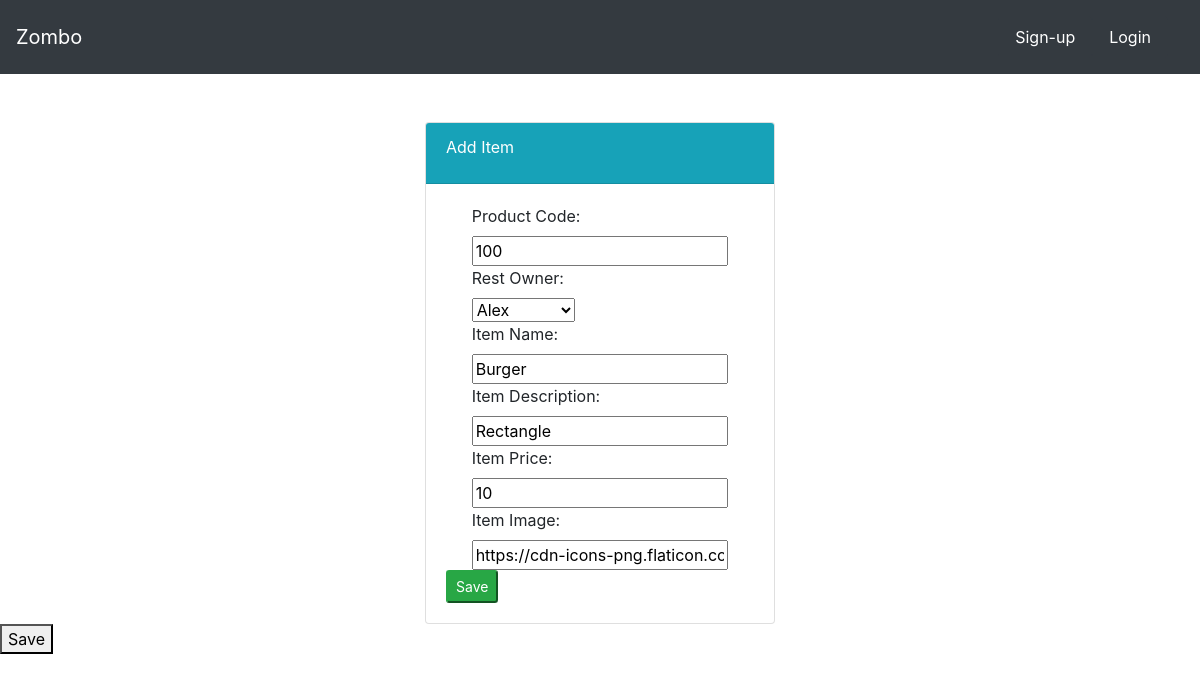
Before: /food/update/4 with the older database file.
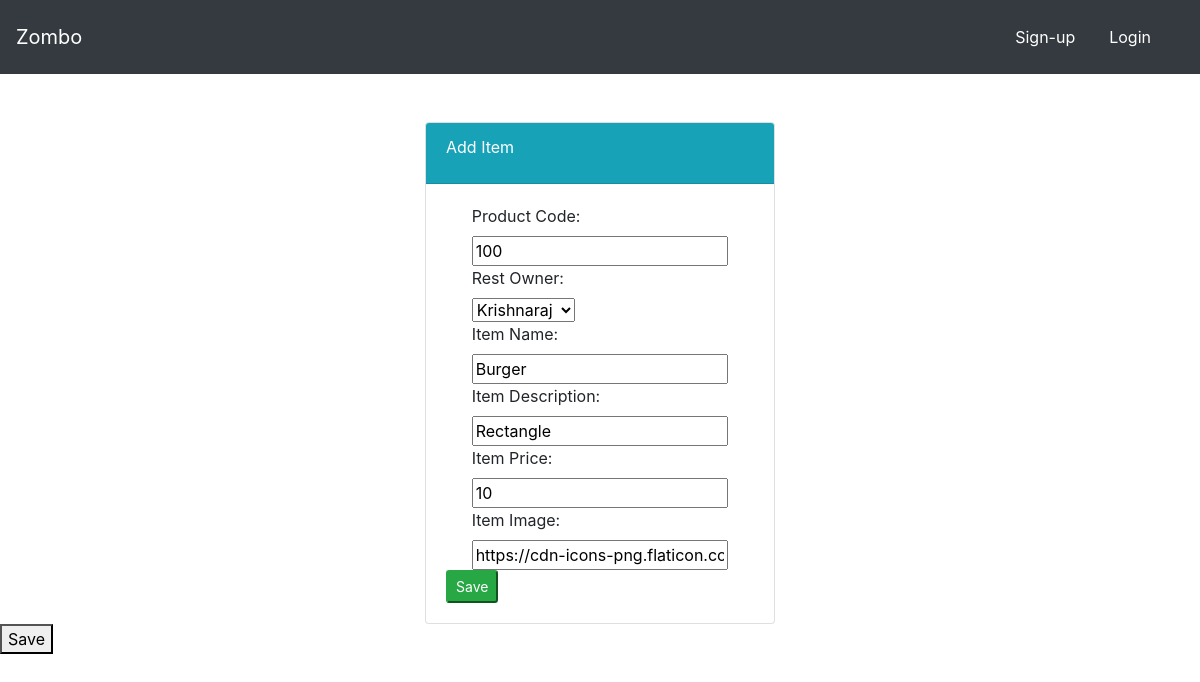
After: the same page with the newer database file.
### food/models.py (models this page shows, shortened)
class Item(models.Model):
    rest_owner = models.ForeignKey(User, on_delete=models.CASCADE, default=1)
    prod_code = models.IntegerField(default=100)
    added_by = models.CharField(max_length=50, default='admin')
    item_name = models.CharField(max_length = 50)
    item_desc = models.CharField(max_length = 500, default='Lorem ipsum dolor sit amet consectetur adipisicing elit. Debitis nostrum ipsam voluptatibus maiores quasi, cum ipsum sit blanditiis expedita recusandae officia quia, alias, magnam facere quidem sint quis pariatur temporibus?r')
    item_price = models.IntegerField(default=0)
    item_image = models.CharField(max_length = 500, default = 'https://cdn-icons-png.flaticon.com/512/1377/1377194.png')

### food/views.py (the view)
# urls.py: path('update/<int:itemid>', views.UpdateItem, name='updateitem'),
def UpdateItem(request, itemid):
    item = Item.objects.get(id=itemid)
    form = ItemForm(request.POST or None, instance=item)
    if request.method == 'POST':
        form.save()
        return redirect('food:detail', itemid=itemid)
    context={
        'form':form
    }
    return render(request, 'food/item-form.html', context)

### food/forms.py
class ItemForm(forms.ModelForm):
    class Meta:
        model = Item
        fields = ['rest_owner', 'prod_code', 'item_name', 'item_desc', 'item_price', 'item_image']

### food/templates/food/item-form.html (shortened to what this page needs)
{% extends "food/base.html" %}
{% block body %}
<form method="POST">
    <div class="container">
        <div class="row">
            <div class="col-md-4 offset-md-4">
                <div class="card">
                    <div class="card-header text-white bg-info">
                        <div class="card-title">
                            Add Item
                        </div>
                    </div>
                    <div class="card-body">
                        <form method="POST">
                            <label class="offset-md-1">Product Code: </label><br>
                            <span class="offset-md-1">{{ form.prod_code }}</span>
                            <br><label class="offset-md-1">Rest Owner: </label><br>
                            <span class="offset-md-1">{{ form.rest_owner }}</span>
                            <br><label class="offset-md-1">Item Name: </label><br>
                            <span class="offset-md-1">{{ form.item_name }}</span>
                            <br><label class="offset-md-1">Item Description: </label><br>
                            <span class="offset-md-1">{{ form.item_desc }}</span>
                            <br><label class="offset-md-1">Item Price: </label><br>
                            <span class="offset-md-1">{{ form.item_price }}</span>
                            <br><label class="offset-md-1">Item Image: </label><br>
                            <span class="offset-md-1">{{ form.item_image }}</span>
                            <button class="bt btn-success btn-sm" type="submit">Save</button>
                        </form>
                    </div>
                </div>
            </div>
        </div>
    </div>
    <button type="submit">
        Save
    </button>
</form>
{% endblock %}

### food/templates/food/base.html (shortened to what this page needs)
{% load static %}
<!DOCTYPE html>
<html lang="en">
<head>
    <link rel="stylesheet" href="https://cdn.jsdelivr.net/npm/bootstrap@4.3.1/dist/css/bootstrap.min.css">
</head>
<body>
    <nav class = "navbar navbar-dark bg-dark">
        <a href="{% url 'food:Index' %}" class = "navbar-brand">
            Zombo
        </a>
        <div class = 'navbar'>
            {% if user.is_authenticated %}
                {% if user.profile.user_type == 'admin' %}
                    <a href="{% url 'food:createitem' %}" class = 'nav-item nav-link btn btn-dark'>
                        Add Item
                    </a>
                {% endif %}
                <a href="{% url "profile" %}" class = 'nav-item nav-link btn btn-dark'>
                    Profile
                </a>
                <a href="{% url "logout" %}" class = 'nav-item nav-link btn btn-dark'>
                    Logout
                </a>
            {% elif not user.is_authenticated %}
                <a href="{% url "register" %}" class = 'nav-item nav-link btn btn-dark'>
                    Sign-up
                </a>
                <a href="{% url "login" %}" class = 'nav-item nav-link btn btn-dark'>
                    Login
                </a>
            {% endif %}
        </div>
    </nav>
    {% block body%}
    {% endblock %}
</body>
</html>

Changed rows visible on the page:
changed Item "Burger": rest_owner "Alex" → "Krishnaraj"
